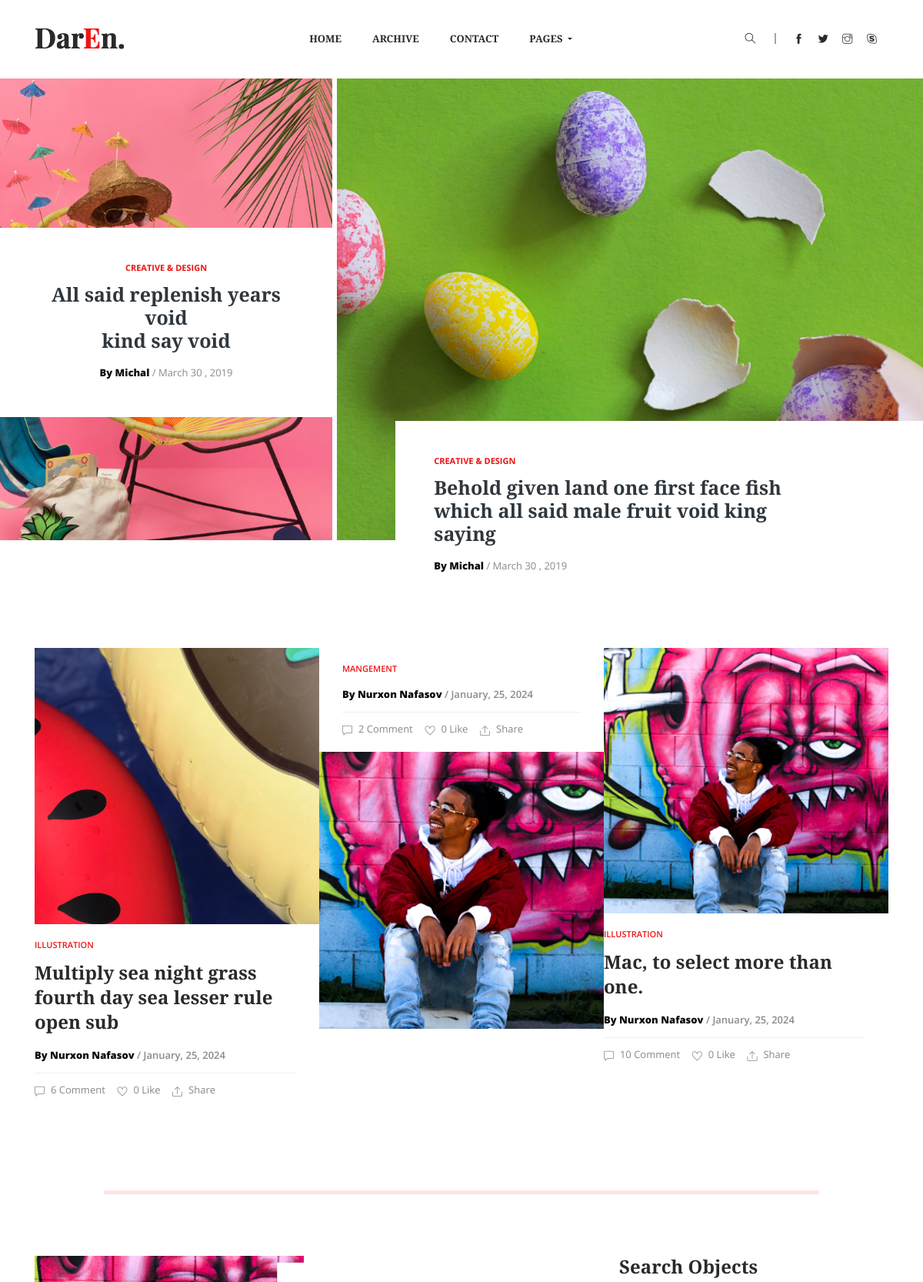
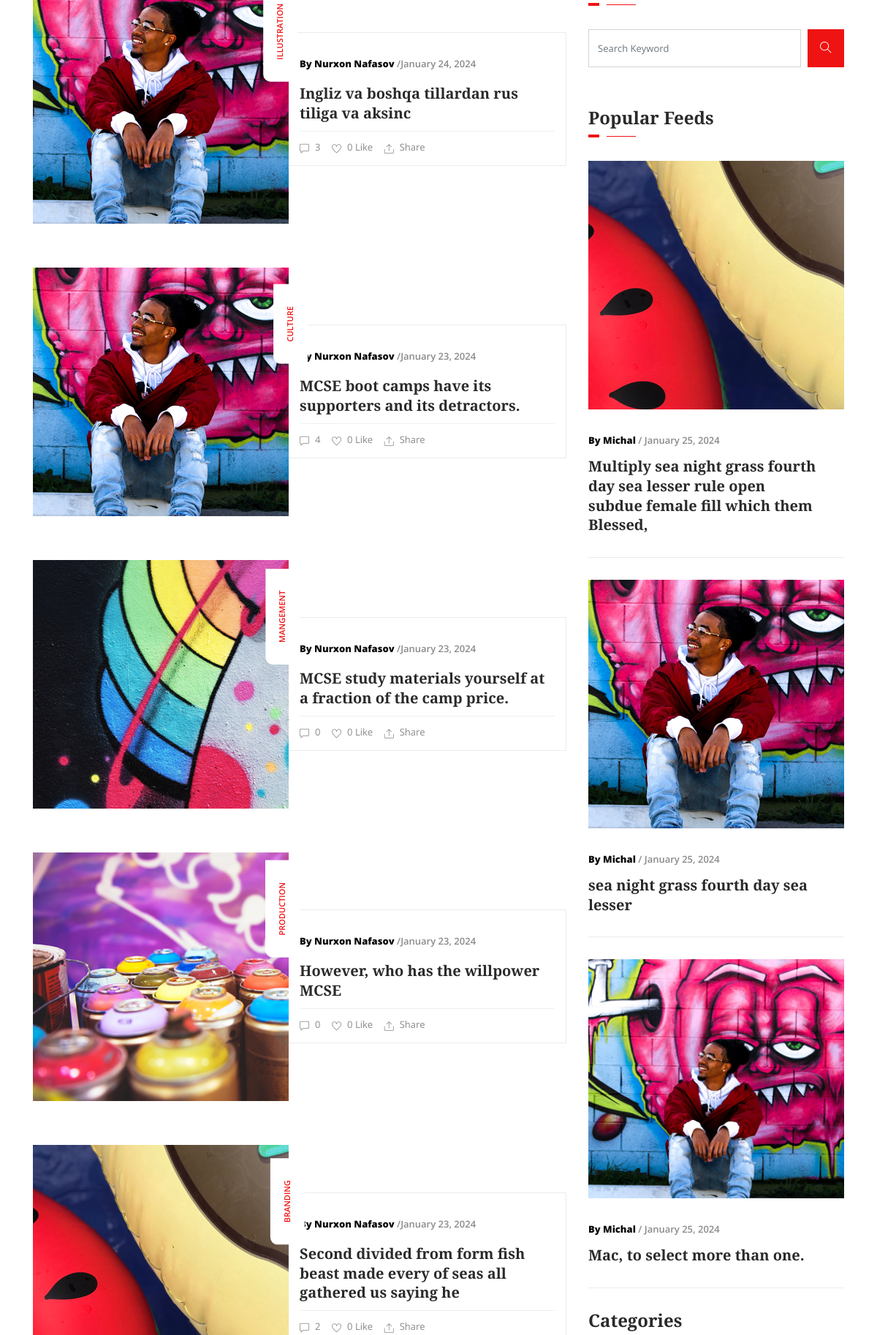
The page / (upper part) on the database its author committed (2 pictures, top to bottom).
### article/models.py (models this page shows, shortened)
class Article(models.Model):
    category = models.ForeignKey(Category, on_delete=models.SET_NULL, null=True, blank=True)
    author = models.ForeignKey(Author, on_delete=models.SET_NULL, null=True, blank=True)
    tags = models.ManyToManyField(Tags, )
    title = models.CharField(max_length=255)
    slug = models.SlugField(editable=True, )
    image = models.ImageField(upload_to='articles/', )
    modified_date = models.DateTimeField(auto_now=True)
    created_date = models.DateTimeField(auto_now_add=True)

class Category(models.Model):
    title = models.CharField(max_length=255)
    def __str__(self):
        return self.title

class Author(models.Model):
    name = models.CharField(max_length=255)
    image = models.ImageField(upload_to='articles/author')
    bio = models.TextField()

### main/views.py (the view)
# urls.py: path('', home_view, name='home'),
def home_view(request):
    q = request.GET.get('q')
    tags = Tags.objects.order_by("-id")
    categories = Category.objects.order_by("-id")
    articles = Article.objects.order_by('-id')[3:9:]
    if q:
        q = Q(title__icontains=q)
        articles = Article.objects.filter(q).order_by('-id')
    context = {
        'object_list': articles,
        'tags': tags,
        'categories': categories
    }
    return render(request, 'main/index.html', context)

### article/models.py (called while the page is built)
    def __str__(self):
        return self.title

### main/templatetags/footer_article.py (called while the page is built)
@register.simple_tag
def footer_article():
    return Article.objects.order_by("-id")[:3]

### templates/main/index.html (shortened to what this page needs)
{% extends 'base.html' %}
{% load static %}
{% block content %}
    {% load footer_article %}
    {% footer_article as footer_article %}
    <section class="banner_post">
        <div class="container-fluid">
            <div class="row">
                <div class="col-lg-12">
                    <div class="banner_post_1 banner_post_bg_1">
                        <div class="banner_post_iner text-center">
                            <a href="#"><h5> Creative & Design</h5></a>
                            <a href="#"><h2>All said replenish years void <br>
                                kind say void </h2></a>
                            <p><span> By Michal</span> / March 30 , 2019</p>
                        </div>
                    </div>
                    <div class="banner_post_2 banner_post_bg_2">
                        <div class="banner_post_iner">
                            <a href="#"><h5> Creative & Design</h5></a>
                            <a href="#"><h2>Behold given land one first face fish which all
                                said
                                male fruit void king saying</h2></a>
                            <p><span> By Michal</span> / March 30 , 2019</p>
                        </div>
                    </div>
                </div>
            </div>
        </div>
    </section>
    <section class="feature_post">
        <div class="container">
            <div class="row">
                <div class="col-lg-12">
                    {% for object in footer_article %}
                        {% if forloop.counter|divisibleby:2 %}
                            <div class="single_feature_post post_1 d-block d-sm-none d-lg-block">
                                <div class="post_text_1 pl_pr_30">
                                    <h5>{{ object.category }}</h5>
                                    <p><span> By {{ object.author.name }}</span>
                                        / {{ object.created_date|date:'F, d, Y' }}</p>
                                    <div class="post_icon">
                                        <ul>
                                            <li><i class="ti-comment"></i>{{ object.comment_set.count }} Comment
                                            </li>
                                            <li><i class="ti-heart"></i>0 Like</li>
                                            <li><i class="ti-export"></i>Share</li>
                                        </ul>
                                    </div>
                                </div>
                                <img src="{{ object.image.url }}" alt>
                            </div>
                        {% else %}
                            <div class="single_feature_post post_1">
                                <img src="{{ object.image.url }}" alt>
                                <div class="post_text_1 pr_30">
                                    <h5>{{ object.category }}</h5>
                                    <a href="{% url 'article:article_detail' object.slug %}">
                                        <h3>{{ object.title|safe|slice:"60" }}</h3>
                                    </a>
                                    <p><span> By {{ object.author.name }}</span>
                                        / {{ object.created_date|date:'F, d, Y' }}</p>
                                    <div class="post_icon">
                                        <ul>
                                            <li><i class="ti-comment"></i>{{ object.comment_set.count }} Comment</li>
                                            <li><i class="ti-heart"></i>0 Like</li>
                                            <li><i class="ti-export"></i>Share</li>
                                        </ul>
                                    </div>
                                </div>
                            </div>
                        {% endif %}
                    {% endfor %}
                </div>
            </div>
        </div>
    </section>
    <div class="border_top"></div>
    <section class="all_post section_padding">
        <div class="container">
            <div class="row">
                <div class="col-lg-8">
                    {% for object in object_list %}
                        <div class="single_post media post_3">
                            <div class="single_post_img">
                                <img src="{{ object.image.url }}" alt>
                                <a href="{% url 'article:category' %}?cat={{ object.category.title }}"
                                   class="category_btn">{{ object.category }}</a>
                            </div>
                            <div class="post_text_1 media-body align-self-center">
                                <p><span> By {{ object.author.name }}</span> /{{ object.created_date|date:'F d, Y' }}
                                </p>
                                <a href="{% url 'article:article_detail' object.slug %}">
                                    <h3>{{ object.title|safe|slice:'80' }}</h3>
                                </a>
                                <div class="post_icon">
                                    <ul>
                                        <li><i class="ti-comment"></i>{{ object.comment_set.count }}</li>
                                        <li><i class="ti-heart"></i>0 Like</li>
                                        <li><i class="ti-export"></i>Share</li>
                                    </ul>
                                </div>
                            </div>
                        </div>
                    {% endfor %}
                </div>
                <div class="col-lg-4">
                    <div class="sidebar_widget">
                        <div class="sidebar_tittle">
                            <h3>Search Objects</h3>
                        </div>
                        <form>
                            <div class="form-group">
                                <div class="input-group mb-3">
                                    <input name="q" type="text" class="form-control" placeholder="Search Keyword"
                                           onfocus="this.placeholder = ''" onblur="this.placeholder = 'Search Keyword'">
                                    <div class="input-group-append">
                                        <button class="btn" type="button"><i class="ti-search"></i></button>
                                    </div>
                                </div>
                            </div>
                        </form>
                        <div class="sidebar_tittle">
                            <h3>Popular Feeds</h3>
                        </div>
                        {% for object in footer_article %}
                            <div class="single_catagory_post post_2 single_border_bottom">
                                <div class="category_post_img">
                                    <img src="{{ object.image.url }}" alt>
                                </div>
                                <div class="post_text_1 pr_30">
                                    <p><span> By Michal</span> / {{ object.created_date|date:'F d, Y' }}</p>
                                    <a href="{% url 'article:article_detail' object.slug %}l">
                                        <h3>{{ object.title }}</h3>
                                    </a>
                                </div>
                            </div>
                        {% endfor %}
                        <div class="sidebar_tittle">
                            <h3>Categories</h3>
                        </div>
                    </div>
                </div>
            </div>
        </div>
    </section>
{% endblock %}

### rows shown on the page
Article: image (picture), category "ILLUSTRATION", title "Multiply sea night grass fourth day sea lesser rule open sub", author.name "Nurxon Nafasov", created_date "January, 25, 2024", comment_set.count "6", created_date "January 25, 2024", title "Multiply sea night grass fourth day sea lesser rule open subdue female fill which them Blessed,"
Article: category "MANGEMENT", author.name "Nurxon Nafasov", created_date "January, 25, 2024", comment_set.count "2", image (picture), created_date "January 25, 2024", title "sea night grass fourth day sea lesser"
Article: image (picture), category "ILLUSTRATION", title "Mac, to select more than one.", author.name "Nurxon Nafasov", created_date "January, 25, 2024", comment_set.count "10", created_date "January 25, 2024"
Article: image (picture), category "ILLUSTRATION", author.name "Nurxon Nafasov", created_date "January 24, 2024", title "Ingliz va boshqa tillardan rus tiliga va aksinc", comment_set.count "3"
Article: image (picture), category "CULTURE", author.name "Nurxon Nafasov", created_date "January 23, 2024", title "MCSE boot camps have its supporters and its detractors.", comment_set.count "4"
Article: image (picture), category "MANGEMENT", author.name "Nurxon Nafasov", created_date "January 23, 2024", title "MCSE study materials yourself at a fraction of the camp price.", comment_set.count "0"
Article: image (picture), category "PRODUCTION", author.name "Nurxon Nafasov", created_date "January 23, 2024", title "However, who has the willpower MCSE", comment_set.count "0"
Article: image (picture), category "BRANDING", author.name "Nurxon Nafasov", created_date "January 23, 2024", title "Second divided from form fish beast made every of seas all gathered us saying he", comment_set.count "2"
